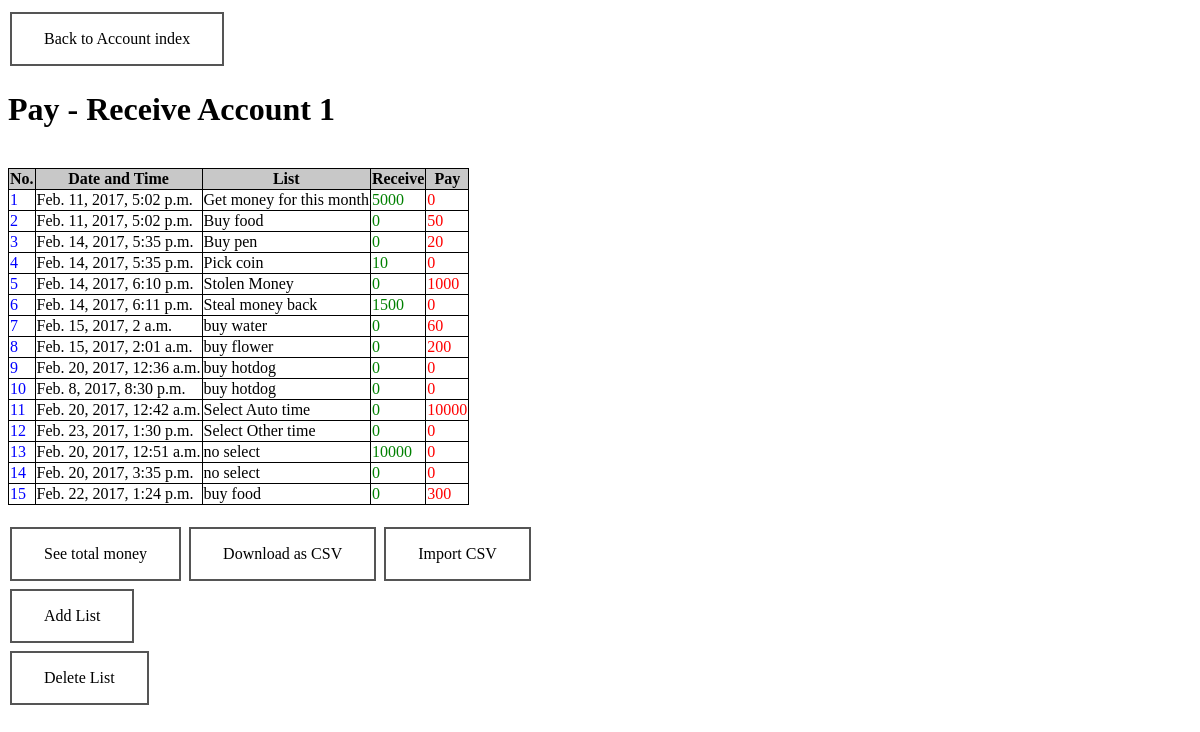
/1/, run on the app's committed database.
### account/models.py (models this page shows, shortened)
class Account(models.Model):
    account_text = models.CharField(max_length=200)
    total_money = models.IntegerField(default=0)

class List(models.Model):
    account = models.ForeignKey(Account, on_delete=models.CASCADE)
    list_text = models.CharField(max_length=200)
    get_money = models.IntegerField(default=0)
    pay_money = models.IntegerField(default=0)
    pub_date = models.DateTimeField('date published')

### account/views.py (the view)
# urls.py: url(r'^(?P<pk>[0-9]+)/$', views.DetailView.as_view(), name='detail'), #detail page -- access from index
class DetailView(generic.DetailView):
    model = Account
    template_name = 'account/detail.html'

### account/templates/account/detail.html (shortened to what this page needs)
<head>
</head>
<a class="button buttonblack" href="{% url 'account:index' %}">Back to Account index</a>
<h1>{{ account.account_text }}</h1>
<table>
    <tr style="background-color:rgb(200, 200, 200);color:black">
        <th>No.</th>
        <th>Date and Time</th>
        <th>List</th>
        <th>Receive</th>
        <th>Pay</th>
    </tr>
    <tr>
        {% for list in account.list_set.all %}
        <td style="color:blue"><label for="list{{ forloop.counter }}">{{ forloop.counter }}</label></td>
        <td><label for="list{{ forloop.counter }}">{{ list.pub_date }}</label></td>
        <td><label for="list{{ forloop.counter }}">{{ list.list_text }}</label></td>
        <td style="color:green"><label for="list{{ forloop.counter }}">{{ list.get_money }}</label></td>
        <td style="color:red"><label for="list{{ forloop.counter }}">{{ list.pay_money }}</label></td></tr>
        {% endfor %}
        <br />
</table>
<a class="button buttonblack" href="{% url 'account:showtotal' account.id %}">See total money</a>
<a class="button buttonblack" href="{% url 'account:download' account.id %}">Download as CSV</a>
<a class="button buttonblack" href="{% url 'account:upload' account.id %}">Import CSV</a>
<a class="button buttonblack" href="{% url 'account:addlist' account.id %}">Add List</a>
<a class="button buttonblack" href="{% url 'account:seldellist' account.id %}">Delete List</a>

### account/templates/account/detail.html (style rules this page uses)
.button { background-color: #4CAF50; border: none; color: white; padding: 16px 32px; text-align: center; text-decoration: none; display: inline-block; font-size: 16px; margin: 4px 2px; -webkit-transition-duration: 0.4s; transition-duration: 0.4s; cursor: pointer; }
.buttonblack { background-color: white; color: black; border: 2px solid #555555; }
table { border-collapse: collapse; }
table, td, th { border: 1px solid black; }

### data on the page
Account: account_text "Pay - Receive Account 1"
List: pub_date "Feb. 11, 2017, 5:02 p.m.", list_text "Get money for this month", get_money "5000", pay_money "0"
List: pub_date "Feb. 11, 2017, 5:02 p.m.", list_text "Buy food", get_money "0", pay_money "50"
List: pub_date "Feb. 14, 2017, 5:35 p.m.", list_text "Buy pen", get_money "0", pay_money "20"
List: pub_date "Feb. 14, 2017, 5:35 p.m.", list_text "Pick coin", get_money "10", pay_money "0"
List: pub_date "Feb. 14, 2017, 6:10 p.m.", list_text "Stolen Money", get_money "0", pay_money "1000"
List: pub_date "Feb. 14, 2017, 6:11 p.m.", list_text "Steal money back", get_money "1500", pay_money "0"
List: pub_date "Feb. 15, 2017, 2 a.m.", list_text "buy water", get_money "0", pay_money "60"
List: pub_date "Feb. 15, 2017, 2:01 a.m.", list_text "buy flower", get_money "0", pay_money "200"
List: pub_date "Feb. 20, 2017, 12:36 a.m.", list_text "buy hotdog", get_money "0", pay_money "0"
List: pub_date "Feb. 8, 2017, 8:30 p.m.", list_text "buy hotdog", get_money "0", pay_money "0"
List: pub_date "Feb. 20, 2017, 12:42 a.m.", list_text "Select Auto time", get_money "0", pay_money "10000"
List: pub_date "Feb. 23, 2017, 1:30 p.m.", list_text "Select Other time", get_money "0", pay_money "0"
List: pub_date "Feb. 20, 2017, 12:51 a.m.", list_text "no select", get_money "10000", pay_money "0"
List: pub_date "Feb. 20, 2017, 3:35 p.m.", list_text "no select", get_money "0", pay_money "0"
List: pub_date "Feb. 22, 2017, 1:24 p.m.", list_text "buy food", get_money "0", pay_money "300"
